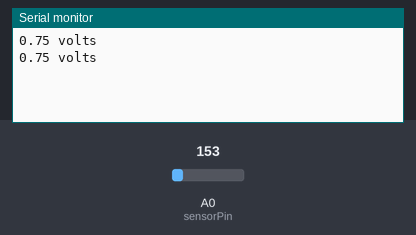
Recording of a sketch running on a simulated Arduino Uno, built with avr-gcc and run on an emulated ATmega328P. On the bench: the last lines printed to the serial monitor. The test bench sets the inputs (shaded band); at power-on: A0 (sensorPin) = 153.

Above: at 1.8 s.
1.9 s: A0 (sensorPin) set to 165
At 2.3 s:
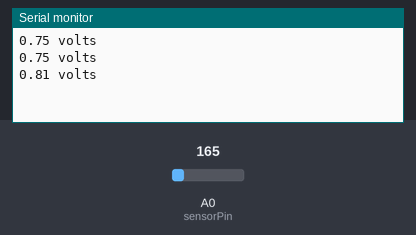
3.4 s: A0 (sensorPin) set to 175
At 4.8 s:
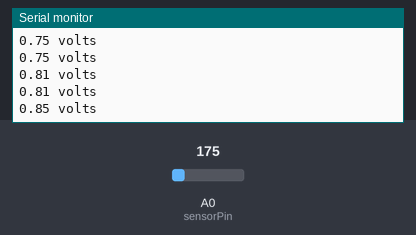
Timing chart, 0 to 6.4 s (numbered marks = the images above; inputs shaded):
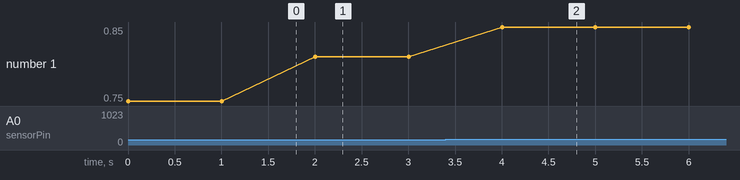

Measured:
- after the input at 1.9 s, the serial monitor: prints a new line after 0.10 s (image 1)
- after the input at 3.4 s, the serial monitor: prints a new line after 0.60 s (image 2)
- plotted number 1: 0.75 → 0.81 after the input at 1.9 s, 0.81 → 0.85 after the input at 3.4 s

The sketch:

temp_sense.ino
```cpp
//TMP36 Pin Variables
int sensorPin = 0; //Says we are working with a sensor in analog pin 0
/*
* setup() - this function runs once when you turn your Arduino on
* We initialize the serial connection with the computer
*/
void setup()
{
 Serial.begin(9600); //Start the serial connection with the computer
 //to view the result open the serial monitor
}
void loop() // run over and over again
{
//getting the voltage reading from the temperature sensor
int reading = analogRead(sensorPin);
// converting that reading to voltage, for 3.3v arduino use 3.3
float voltage = reading * 5.0;
voltage /= 1024.0; // print out the voltage to the serial port
Serial.print(voltage); Serial.println(" volts");
delay(1000); //waiting a second
}
```
